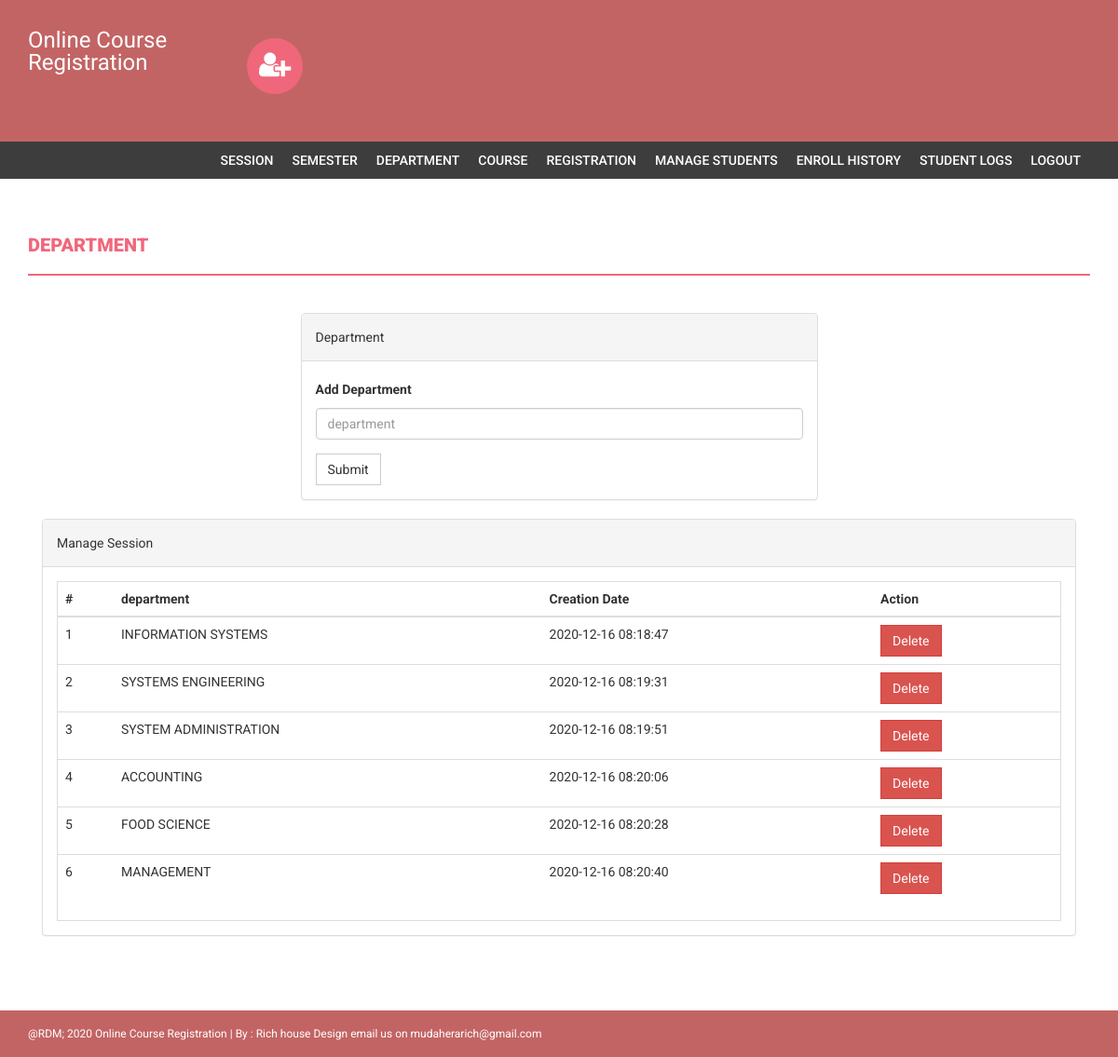
The page /admin/department.php (signed in) on the database its author committed.
### tables this page shows
CREATE TABLE `department` (
  `id` int(11) NOT NULL,
  `department` varchar(255) DEFAULT NULL,
  `creationDate` timestamp NULL DEFAULT current_timestamp()
);

### admin/department.php (the view, shortened to what this page needs)
<?php
if(strlen($_SESSION['alogin'])==0)
    {
header('location:index.php');
}
else{
?>
<!DOCTYPE html>
<html xmlns="http://www.w3.org/1999/xhtml">
<head>
    <link href="assets/css/bootstrap.css" rel="stylesheet" />
    <link href="assets/css/font-awesome.css" rel="stylesheet" />
    <link href="assets/css/style.css" rel="stylesheet" />
</head>
<body>
<?php include('includes/header.php');?>
<?php if($_SESSION['alogin']!="")
{
 include('includes/menubar.php');
}
 ?>
    <div class="content-wrapper">
        <div class="container">
              <div class="row">
                    <div class="col-md-12">
                        <h1 class="page-head-line">Department  </h1>
                    </div>
                </div>
                <div class="row" >
                  <div class="col-md-3"></div>
                    <div class="col-md-6">
                        <div class="panel panel-default">
                        <div class="panel-heading">
                           Department
                        </div>
                        <div class="panel-body">
                       <form name="dept" method="post">
   <div class="form-group">
    <label for="department">Add Department  </label>
    <input type="text" class="form-control" id="department" name="department" placeholder="department" required />
  </div>
 <button type="submit" name="submit" class="btn btn-default">Submit</button>
</form>
                            </div>
                            </div>
                    </div>
                </div>
                <div class="col-md-12">
                    <div class="panel panel-default">
                        <div class="panel-heading">
                            Manage Session
                        </div>
                        <div class="panel-body">
                            <div class="table-responsive table-bordered">
                                <table class="table">
                                    <thead>
                                        <tr>
                                            <th>#</th>
                                            <th>department</th>
                                            <th>Creation Date</th>
                                            <th>Action</th>
                                        </tr>
                                    </thead>
                                    <tbody>
<?php
$sql=mysqli_query($con,"select * from department");
$cnt=1;
while($row=mysqli_fetch_array($sql))
{
?>
                                        <tr>
                                            <td><?php echo $cnt;?></td>
                                            <td><?php echo htmlentities($row['department']);?></td>
                                            <td><?php echo htmlentities($row['creationDate']);?></td>
                                            <td>
  <a href="department.php?id=<?php echo $row['id']?>&del=delete" onClick="return confirm('Are you sure you want to delete?')">
                                            <button class="btn btn-danger">Delete</button>
</a>
                                            </td>
                                        </tr>
<?php
$cnt++;
} ?>
                                    </tbody>
                                </table>
                            </div>
                        </div>
                    </div>
                </div>
            </div>
        </div>
  <?php include('includes/footer.php');?>
</body>
</html>
<?php } ?>

### admin/includes/header.php (shortened to what this page needs)
<div class="navbar navbar-inverse set-radius-zero">
    <div class="container">
        <div class="navbar-header">
             <a class="navbar-brand" href="#" style="color:#fff; font-size:24px;4px; line-height:24px; ">
               Online Course Registration
            </a>
        </div>
        <div class="left-div">
            <i class="fa fa-user-plus login-icon" ></i>
    </div>
        </div>
    </div>

### admin/includes/menubar.php
<section class="menu-section">
        <div class="container">
            <div class="row">
                <div class="col-md-12">
                    <div class="navbar-collapse collapse ">
                        <ul id="menu-top" class="nav navbar-nav navbar-right">
                            <li><a href="session.php">Session</a></li>
                            <li><a href="semester.php">Semester </a></li>
                            <li><a   href="department.php">Department</a></li>
                             <li><a href="course.php">Course</a></li>
                              <li><a href="student-registration.php">Registration</a></li>
                               <li><a href="manage-students.php">Manage Students</a></li>
                               <li><a href="enroll-history.php">Enroll History</a></li>
                               <li><a href="user-log.php">Student Logs </a></li>
                            <li><a href="logout.php">Logout</a></li>
                        </ul>
                    </div>
                </div>
            </div>
        </div>
    </section>

### admin/includes/footer.php
<footer>
        <div class="container">
            <div class="row">
                <div class="col-md-12">
                    @RDM; 2020 Online Course Registration | By : <a href="http://mudaherarich@gmail.com/" target="_blank">Rich house Design email us on mudaherarich@gmail.com </a>
                </div>
            </div>
        </div>
    </footer>

### admin/assets/css/style.css (style rules this page uses)
body { font-family: 'Roboto', sans-serif; line-height: 30px; }
.set-radius-zero { border-radius: 0px; -moz-border-radius: 0px; -webkit-border-radius: 0px; }
.content-wrapper { margin-top: 40px; min-height: 600px; padding-bottom: 60px; }
.page-head-line { font-weight: 900; padding-bottom: 20px; border-bottom: 2px solid #F0677C; text-transform: uppercase; color: #F0677C; font-size: 20px; margin-bottom: 40px; }
.btn { border-radius: 0px; -webkit-border-radius: 0px; -moz-border-radius: 0px; }
.login-icon { height: 60px; width: 60px; padding: 13px; border-radius: 50%; font-size: 30px; margin-bottom: 20px; color: #fff; text-align: center; cursor:pointer; background-color:#F0677C; -webkit-border-radius:50%; -moz-border-radius:50%; }
.left-div { padding-left: 30px; margin-top: 40px; margin-bottom: 30px; }
.navbar-brand { width: 250px; padding-top: 30px; }
.menu-section { background-color: #3D3D3D; }
#menu-top a { color: #FFF; text-decoration: none; font-weight: 500; padding: 10px 10px 10px 10px; text-transform: uppercase; }
.navbar-inverse { background-color: #C36464; border-color: transparent; }
.navbar { margin-bottom: 0px; }
footer { padding: 10px; color: #fff; font-size: 12px; background-color: #C36464; }
footer a, footer a:hover { color: #fff; text-decoration: none; }

### rows shown on the page
department: department "INFORMATION SYSTEMS", creationDate "2020-12-16 08:18:47"
department: department "SYSTEMS ENGINEERING", creationDate "2020-12-16 08:19:31"
department: department "SYSTEM ADMINISTRATION", creationDate "2020-12-16 08:19:51"
department: department "ACCOUNTING", creationDate "2020-12-16 08:20:06"
department: department "FOOD SCIENCE", creationDate "2020-12-16 08:20:28"
department: department "MANAGEMENT", creationDate "2020-12-16 08:20:40"
